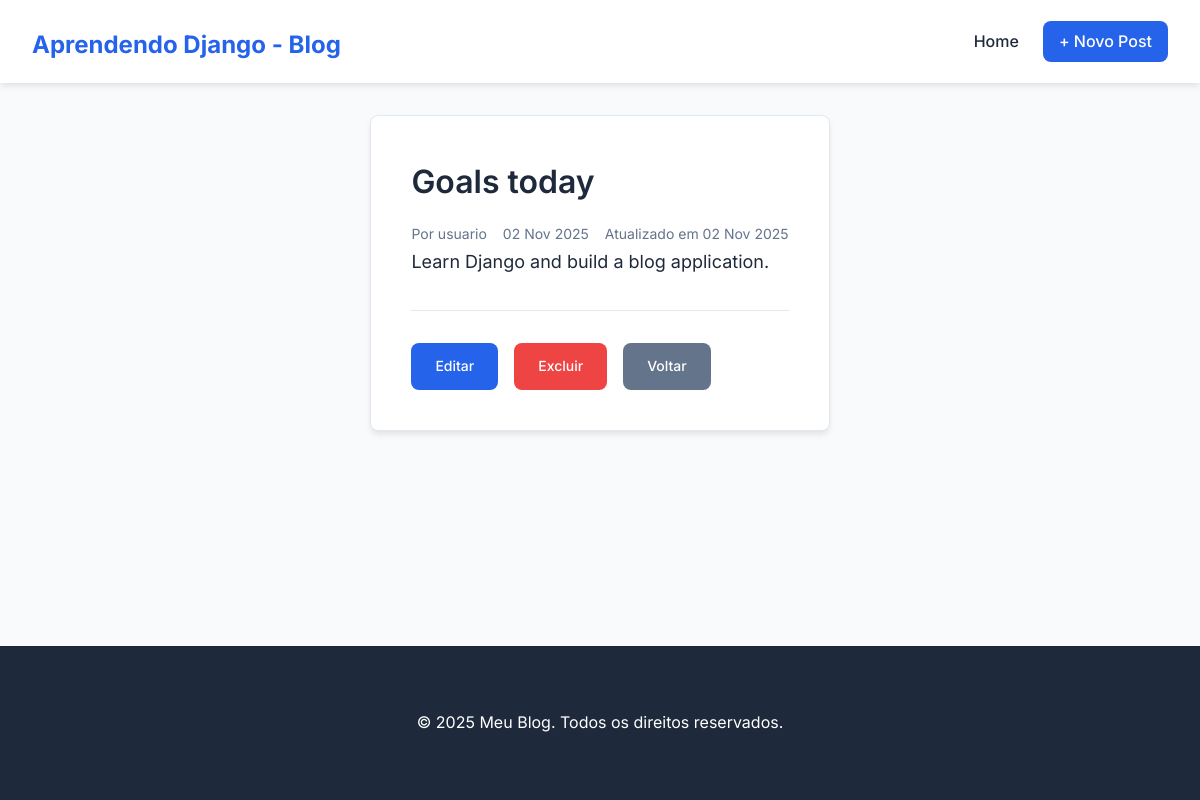
The app's page /post/2/ with its own data.
### blog/models.py (models this page shows, shortened)
class Post(models.Model):
    title = models.CharField(max_length=200)
    body = models.TextField()
    author = models.ForeignKey(get_user_model(), on_delete=models.CASCADE)
    created_at = models.DateTimeField(auto_now_add=True)
    updated_at = models.DateTimeField(auto_now=True)

### blog/views.py (the view)
# urls.py: path('post/<int:pk>/', BlogDetailView.as_view(), name='post_detail'), # Detail view for individual blog posts
class BlogDetailView(DetailView):
    model = Post
    template_name = 'post_detail.html'

### templates/post_detail.html
{% extends 'base.html' %}
{% block content %}
<article class="post-detail">
    <h1 class="post-title">{{ post.title }}</h1>
    <div class="post-meta">
        <span>Por {{ post.author }}</span>
        <span>{{ post.created_at|date:"d M Y" }}</span>
        {% if post.updated_at != post.created_at %}
        <span>Atualizado em {{ post.updated_at|date:"d M Y" }}</span>
        {% endif %}
    </div>
    <div class="post-body">
        {{ post.body|linebreaks }}
    </div>
    <div class="post-actions">
        <a href="{% url 'post_edit' post.pk %}" class="btn btn-edit">Editar</a>
        <a href="{% url 'post_delete' post.pk %}" class="btn btn-delete">Excluir</a>
        <a href="{% url 'home' %}" class="btn btn-cancel">Voltar</a>
    </div>
</article>
{% endblock content %}

### static/css/style.css (style rules this page uses)
:root { --primary-color: #2563eb; --primary-dark: #1d4ed8; --secondary-color: #64748b; --accent-color: #f1f5f9; --text-color: #1e293b; --text-light: #64748b; --border-color: #e2e8f0; --success-color: #10b981; --danger-color: #ef4444; --white: #ffffff; --shadow: 0 4px 6px -1px rgba(0, 0, 0, 0.1); --radius: 8px; }
* { margin: 0; padding: 0; box-sizing: border-box; }
body { font-family: 'Inter', sans-serif; line-height: 1.6; color: var(--text-color); background-color: #f8fafc; min-height: 100vh; display: flex; flex-direction: column; }
.post-title { font-size: 1.5rem; font-weight: 600; margin-bottom: 0.5rem; }
.post-body { color: var(--text-light); margin-bottom: 1rem; line-height: 1.6; }
.post-meta { font-size: 0.875rem; color: var(--secondary-color); display: flex; gap: 1rem; }
.post-detail { background: var(--white); padding: 2.5rem; border-radius: var(--radius); box-shadow: var(--shadow); border: 1px solid var(--border-color); }
.post-detail .post-title { font-size: 2rem; margin-bottom: 1rem; color: var(--text-color); }
.post-detail .post-body { font-size: 1.125rem; line-height: 1.8; color: var(--text-color); margin-bottom: 2rem; }
.post-actions { display: flex; gap: 1rem; margin-top: 2rem; padding-top: 2rem; border-top: 1px solid var(--border-color); }
.btn { padding: 0.75rem 1.5rem; border-radius: var(--radius); text-decoration: none; font-weight: 500; border: none; cursor: pointer; transition: all 0.3s ease; font-size: 0.875rem; }
.btn-edit { background: var(--primary-color); color: var(--white); }
.btn-delete { background: var(--danger-color); color: var(--white); }
.btn-cancel { background: var(--secondary-color); color: var(--white); }

### records on screen
Post: title "Goals today", author "usuario", created_at "02 Nov 2025", updated_at "02 Nov 2025", body "Learn Django and build a blog application."
